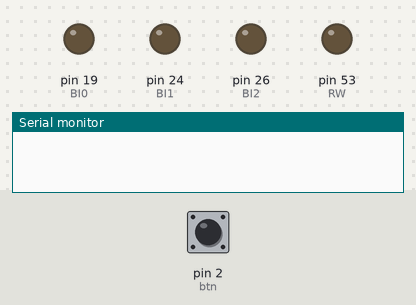
Simulated run of this sketch. Board: Arduino Mega 2560, built with avr-gcc and run on an emulated ATmega2560. On the bench: output pins drawn as LEDs (lit = HIGH), the last lines printed to the serial monitor. Inputs (shaded band) come from the test bench; at power-on: pin 2 (btn) LOW. Pins used as bus, display or sensor lines are not drawn.

Above: at 1.2 s.
1.3 s: pin 2 (btn) pulled HIGH for 0.15 s
At 2.0 s:
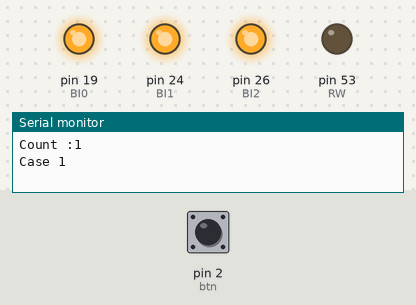
2.9 s: pin 2 (btn) pulsed HIGH 2 times (0.12 s each, 0.3 s apart)
At 5.3 s:
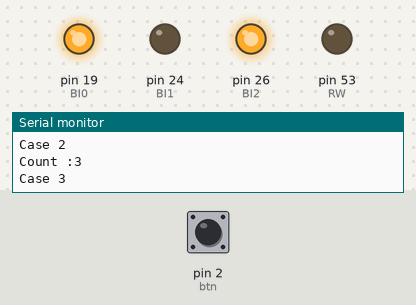
5.6 s: pin 2 (btn) pulsed HIGH 5 times (0.12 s each, 0.3 s apart)
At 7.3 s:
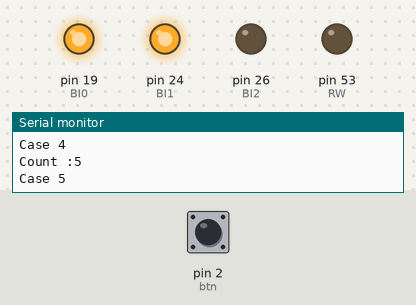
Timing chart, 0 to 8.8 s (numbered marks = the images above; inputs shaded):
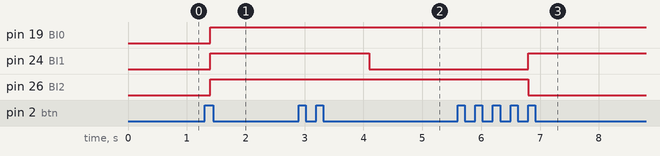

Measured:
- after the input at 1.3 s, pin 19 (BI0), pin 24 (BI1), pin 26 (BI2): LOW → HIGH after 0.10 s
- after the input at 2.9 s, pin 24 (BI1): HIGH → LOW after 1.2 s
- after the input at 5.6 s, pin 24 (BI1): LOW → HIGH after 1.2 s; pin 26 (BI2): HIGH → LOW after 1.2 s

The sketch:

Comm._Port_Write-Read.ino
```cpp
                        #define BI0 19
#define BI1 24
#define BI2 26
#define BI3 30
#define BI4 32
#define BI5 34
#define BI6 36
#define BI7 38
#define BI8 40
#define BI9 42
#define BI10 44
#define BI11 46
#define BI12 48
#define BI13 50
#define BI14 52
#define BI15 54
#define CLK 51
#define RW 53
#define btn 2

#define in 1
#define out 2

uint8_t commPortArr[16] = {BI0, BI1, BI2, BI3, BI4,
                           BI5, BI6, BI7, BI8, BI9,
                           BI10, BI11, BI12, BI13, BI14,
                           BI15
                          };


volatile uint8_t trig = 0;
uint8_t count = 1;
void Trig_ISR();
void Clk();
void SetPinValue(uint8_t val1, uint8_t val2, uint8_t val3);
void SetPinsMode(uint8_t mode, uint8_t pin0, uint8_t pin1, uint8_t pin2);
void setup() {
  Serial.begin(9600);
  pinMode(btn, INPUT);
  pinMode(RW, OUTPUT);
  digitalWrite(RW, 0);
  pinMode(CLK, OUTPUT);
  digitalWrite(CLK, LOW);
  pinMode(BI0, OUTPUT);
  pinMode(BI2, OUTPUT);


  pinMode(BI1, OUTPUT);
  digitalWrite(BI1, 0);
  pinMode(BI2, OUTPUT);
  digitalWrite(BI2, 0);
  digitalWrite(BI0, 0);

  pinMode(30, INPUT);
  pinMode(34, INPUT);
  pinMode(36, INPUT);
  pinMode(38, INPUT);
  pinMode(40, INPUT);
  pinMode(42, INPUT);
  pinMode(44, INPUT);
  pinMode(46, INPUT);
  pinMode(48, INPUT);
  pinMode(50, INPUT);
  pinMode(52, INPUT);
  pinMode(54, INPUT);

  attachInterrupt(digitalPinToInterrupt(2), Trig_ISR, RISING);
  // pinMode(CLK, OUTPUT);
  // digitalWrite(CLK, 0);
  // pinMode(RW, OUTPUT);
  // digitalWrite(RW,0);
  // delay(20000);
  trig = 0;
}

void loop() {
  if (count == 17) {
    count = 1;
  }
  if (trig == 1) {
    Serial.print("Count :");
    Serial.print(count);
    Serial.println();
    delay(100);
    trig = 0;
    switch (count) {
      case 1:
        Serial.println("Case 1");
        digitalWrite(RW, 0); //Write mode
        pinMode(19, OUTPUT);
        pinMode(24, OUTPUT);
        pinMode(26, OUTPUT);
        digitalWrite(19, 1);
        digitalWrite(24, 1);
        digitalWrite(26, 1);
        count++;

        break;
      case 2:
        Serial.println("Case 2");
        Clk();
        count++;
        break;

      case 3:
        Serial.println("Case 3");
        digitalWrite(19, 1);
        digitalWrite(24, 0);
        digitalWrite(26, 1);
        count++;
        break;
      case 4:
        Serial.println("Case 4");
        Clk();
        count++;
        break;

      case 5:
        Serial.println("Case 5");
        digitalWrite(RW, 0); //Write mode
        pinMode(19, OUTPUT);
        pinMode(24, OUTPUT);
        pinMode(26, OUTPUT);
        digitalWrite(19, 1);
        digitalWrite(24, 1);
        digitalWrite(26, 0);
        count++;

        break;
      case 6:
        Serial.println("Case 6");
        Clk();
        count++;
        break;

      case 7:
        Serial.println("Case 7");
        digitalWrite(19, 0);
        digitalWrite(24, 1);
        digitalWrite(26, 0);
        count++;
        break;
      case 8:
        Serial.println("Case 8");
        Clk();
        count++;
        break;


      //Lets read them back out
      case 9:
        Serial.println("Case 9");
        digitalWrite(RW, 0); //Write mode for address
        //SetPinsMode(out, BI0, BI1, BI2);
        //SetPinValue(1, 1, 1); //Address 7
        digitalWrite(19, 1);
        digitalWrite(24, 1);
        digitalWrite(26, 1);
        count++;
        break;
      case 10:
        Serial.println("Case 10");
        Clk();
        count++;
        break;
      case 11:
        Serial.println("Case 11");
        //SetPinsMode(in, BI0, BI1, BI2);
        digitalWrite(RW, 1); //Write mode
        pinMode(19, INPUT);
        pinMode(24, INPUT);
        pinMode(26, INPUT);
        count++;
        break;
      case 12:
        Serial.println("Case 12");
        Clk();
        count++;
        //Value in address 7 should now be available
        Serial.print("Value in Reg 7: ");
        Serial.print(digitalRead(26));
        Serial.print(digitalRead(24));
        Serial.print(digitalRead(19));
        Serial.println("Finished");
        break;

case 13:
        Serial.println("Case 13");
        digitalWrite(RW, 0); //Write mode for address
        pinMode(19, OUTPUT);
        pinMode(24, OUTPUT);
        pinMode(26, OUTPUT);
        //SetPinsMode(out, BI0, BI1, BI2);
        //SetPinValue(1, 1, 1); //Address 7
        digitalWrite(19, 1);
        digitalWrite(24, 1);
        digitalWrite(26, 0);
        count++;
        break;
      case 14:
        Serial.println("Case 14");
        Clk();
        count++;
        break;
      case 15:
        Serial.println("Case 15");
        //SetPinsMode(in, BI0, BI1, BI2);
        digitalWrite(RW, 1); //Write mode
        pinMode(19, INPUT);
        pinMode(24, INPUT);
        pinMode(26, INPUT);
        count++;
        break;
      case 16:
        Serial.println("Case 16");
        Clk();
        count++;
        //Value in address 7 should now be available
        Serial.print("Value in Reg 3: ");
        Serial.print(digitalRead(26));
        Serial.print(digitalRead(24));
        Serial.print(digitalRead(19));
        Serial.println("Finished");
        break;


    }
  }
}


void Trig_ISR() {
  trig = 1;
}

void SetPinsMode(uint8_t mode, uint8_t pin0, uint8_t pin1, uint8_t pin2) {
  if (mode = in) {
    pinMode(pin0, INPUT);
    pinMode(pin1, INPUT);
    pinMode(pin2, INPUT);
  } else if (mode = out) {
    pinMode(pin0, OUTPUT);
    pinMode(pin1, OUTPUT);
    pinMode(pin2, OUTPUT);
  }
}

void SetPinValue(uint8_t val1, uint8_t val2, uint8_t val3) {
  digitalWrite(BI0, val1);
  digitalWrite(BI1, val2);
  digitalWrite(BI2, val3);
}

void Clk() {
  digitalWrite(CLK, HIGH);
  delay(1000);
  digitalWrite(CLK, LOW);
}
```
